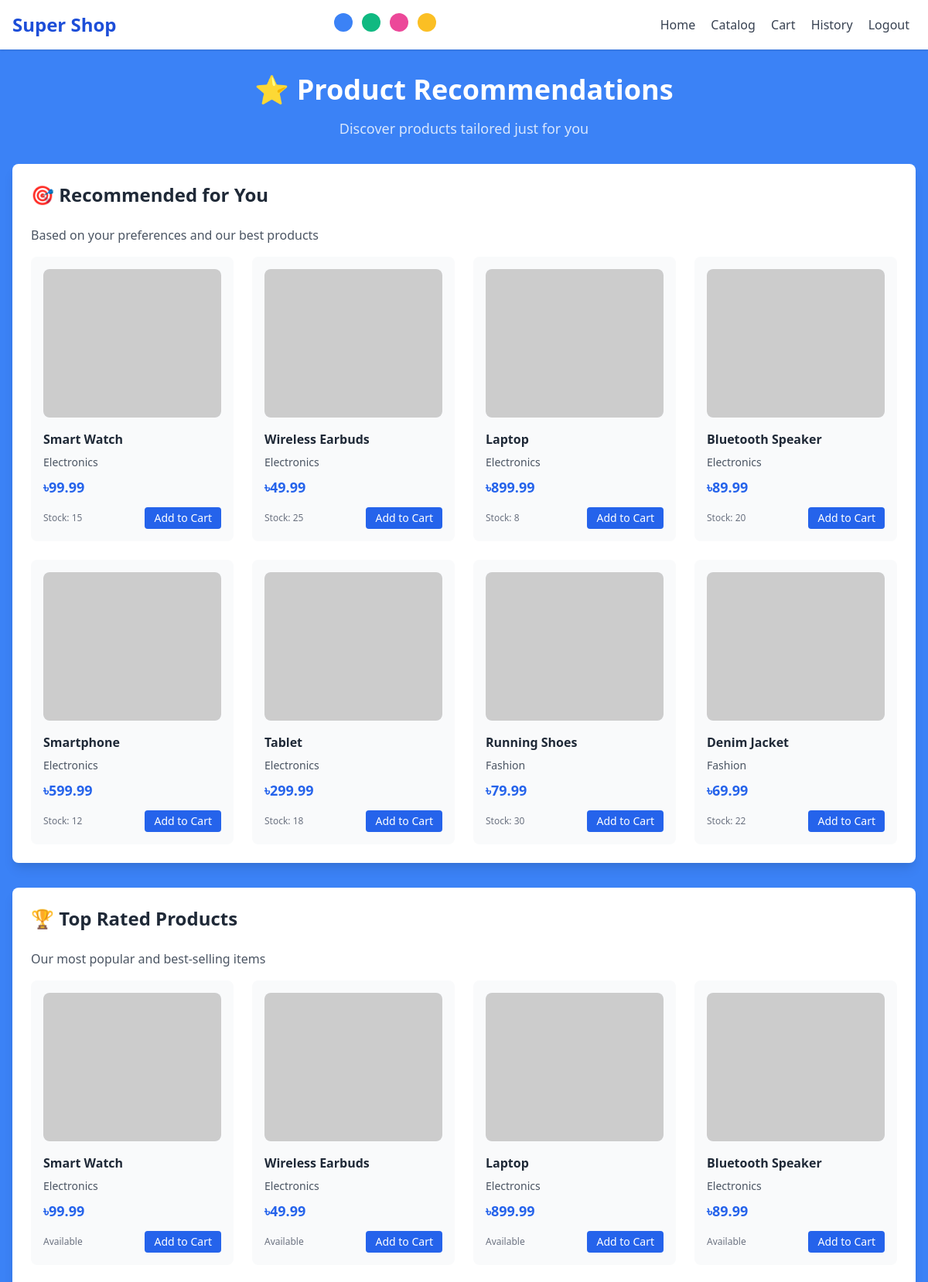
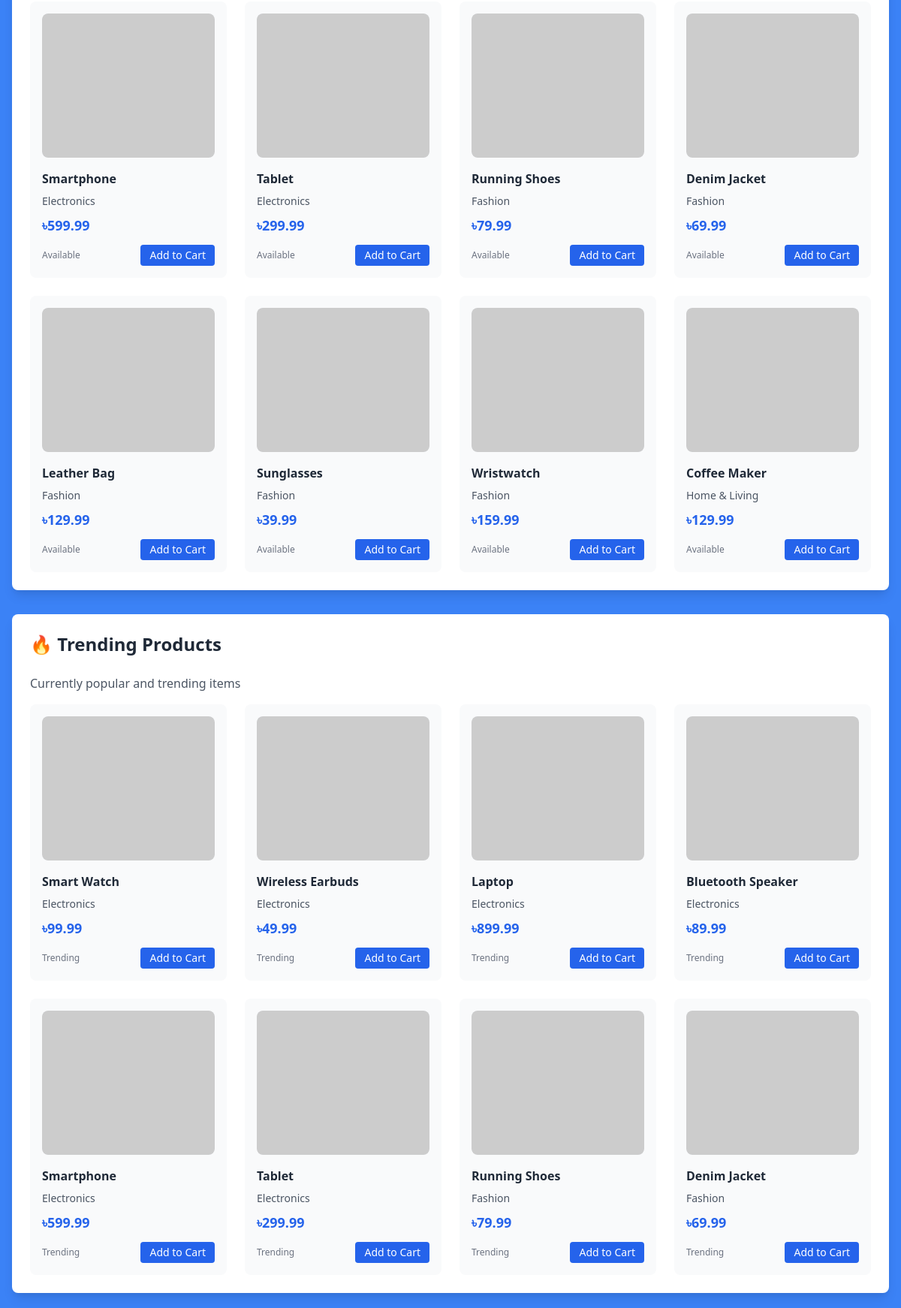
/product-recommendations.php (signed in, upper part), run on the app's committed database (2 pictures, top to bottom).
### tables this page shows
CREATE TABLE products (
    id INT PRIMARY KEY AUTO_INCREMENT,
    name VARCHAR(100) NOT NULL,
    description TEXT,
    price DECIMAL(10,2) NOT NULL,
    stock_quantity INT NOT NULL DEFAULT 0,
    category VARCHAR(50) NOT NULL,
    image_url VARCHAR(255),
    expiry_date DATE,
    created_at TIMESTAMP DEFAULT CURRENT_TIMESTAMP,
    updated_at TIMESTAMP DEFAULT CURRENT_TIMESTAMP ON UPDATE CURRENT_TIMESTAMP,
    is_active BOOLEAN DEFAULT TRUE
);

### product-recommendations.php (the view, shortened to what this page needs)
<?php
function generateProductImageUrl($productName, $category) {
    $name = strtolower($productName);
    $category = strtolower($category);
    if (isset($imageMappings[$category])) {
        $categoryImages = $imageMappings[$category];
        foreach ($categoryImages as $keyword => $url) {
            if ($keyword !== 'default' && strpos($name, $keyword) !== false) {
                return $url;
            }
        }
    }
    return 'https://images.unsplash.com/photo-1498049794561-7780e7231661?w=300&h=300&fit=crop';
}
$recommendations = [];
$popular_products = [];
$trending_products = [];
try {
    $pdo = getDBConnection();
    $stmt = $pdo->prepare("SELECT * FROM products WHERE is_active = 1 ORDER BY created_at DESC LIMIT 20");
    $stmt->execute();
    $all_products = $stmt->fetchAll();
    if (!empty($all_products)) {
        $popular_products = array_slice($all_products, 0, 12);
        $trending_products = array_slice($all_products, 0, 8);
        if (isset($_SESSION['user_id'])) {
            $recommendations = array_slice($all_products, 0, 8);
        }
    }
} catch (PDOException $e) {
    $error_message = 'Database error: ' . $e->getMessage();
} catch (Exception $e) {
    $error_message = 'Error: ' . $e->getMessage();
}
?>
<!DOCTYPE html>
<html lang="en">
<head>
    <link href="https://cdn.jsdelivr.net/npm/tailwindcss@2.2.19/dist/tailwind.min.css" rel="stylesheet">
</head>
<body class="theme-blue min-h-screen">
    <nav class="flex items-center justify-between p-4 bg-white shadow">
        <button onclick="window.location.href='index.html'" class="text-2xl font-bold text-blue-700 hover:text-blue-800 transition-colors cursor-pointer">Super Shop</button>
        <div>
            <button onclick="setTheme('theme-blue')" class="w-6 h-6 bg-blue-500 rounded-full inline-block mx-1" title="Blue Theme"></button>
            <button onclick="setTheme('theme-green')" class="w-6 h-6 bg-green-500 rounded-full inline-block mx-1" title="Green Theme"></button>
            <button onclick="setTheme('theme-pink')" class="w-6 h-6 bg-pink-500 rounded-full inline-block mx-1" title="Pink Theme"></button>
            <button onclick="setTheme('theme-yellow')" class="w-6 h-6 bg-yellow-400 rounded-full inline-block mx-1" title="Yellow Theme"></button>
        </div>
        <div>
            <a href="index.html" class="mx-2 text-gray-700 hover:text-blue-700">Home</a>
            <a href="catalog.html" class="mx-2 text-gray-700 hover:text-blue-700">Catalog</a>
            <a href="cart.html" class="mx-2 text-gray-700 hover:text-blue-700">Cart</a>
            <a href="my-orders.php" class="mx-2 text-gray-700 hover:text-blue-700">History</a>
            <?php if (isset($_SESSION['user_id'])): ?>
                <a href="logout.php" class="mx-2 text-gray-700 hover:text-blue-700">Logout</a>
            <?php else: ?>
                <a href="login.php" class="mx-2 text-gray-700 hover:text-blue-700">Login</a>
            <?php endif; ?>
        </div>
    </nav>
    <div class="max-w-7xl mx-auto py-8 px-4">
        <div class="mb-8 text-center">
            <h1 class="text-4xl font-bold text-white mb-4">⭐ Product Recommendations</h1>
            <p class="text-white text-opacity-80 text-lg">Discover products tailored just for you</p>
        </div>
        <?php if (!empty($recommendations)): ?>
            <div class="bg-white rounded-lg shadow-lg p-6 mb-8">
                <h2 class="text-2xl font-bold text-gray-800 mb-6">🎯 Recommended for You</h2>
                <p class="text-gray-600 mb-4">Based on your preferences and our best products</p>
                <div class="grid grid-cols-1 md:grid-cols-2 lg:grid-cols-4 gap-6">
                    <?php foreach ($recommendations as $product): ?>
                        <div class="bg-gray-50 rounded-lg p-4 product-card">
                            <div class="w-full h-48 bg-gray-200 rounded-lg mb-4 overflow-hidden relative">
                                <?php
                                $imageUrl = generateProductImageUrl($product['name'], $product['category']);
                                ?>
                                <img src="<?php echo htmlspecialchars($imageUrl); ?>"
                                     alt="<?php echo htmlspecialchars($product['name']); ?>"
                                     class="w-full h-full object-cover rounded-lg product-image loading"
                                     onload="this.classList.remove('loading'); this.classList.add('loaded');"
                                     onerror="this.src='https://via.placeholder.com/300/6B7280/FFFFFF?text=<?php echo urlencode($product['name']); ?>'; this.classList.remove('loading'); this.classList.add('loaded');">
                            </div>
                            <h3 class="font-semibold text-gray-800 mb-2"><?php echo htmlspecialchars($product['name']); ?></h3>
                            <p class="text-sm text-gray-600 mb-2"><?php echo htmlspecialchars($product['category']); ?></p>
                            <p class="text-lg font-bold text-blue-600 mb-3">৳<?php echo number_format($product['price'], 2); ?></p>
                            <div class="flex justify-between items-center">
                                <span class="text-xs text-gray-500">Stock: <?php echo $product['stock_quantity']; ?></span>
                                <button onclick="addToCart(<?php echo $product['id']; ?>, '<?php echo htmlspecialchars($product['name']); ?>', <?php echo $product['price']; ?>)"
                                        class="bg-blue-600 text-white px-3 py-1 rounded text-sm hover:bg-blue-700">
                                    Add to Cart
                                </button>
                            </div>
                        </div>
                    <?php endforeach; ?>
                </div>
            </div>
        <?php endif; ?>
        <div class="bg-white rounded-lg shadow-lg p-6 mb-8">
            <h2 class="text-2xl font-bold text-gray-800 mb-6">🏆 Top Rated Products</h2>
            <p class="text-gray-600 mb-4">Our most popular and best-selling items</p>
            <?php if (!empty($popular_products)): ?>
                <div class="grid grid-cols-1 md:grid-cols-2 lg:grid-cols-4 gap-6">
                    <?php foreach ($popular_products as $product): ?>
                        <div class="bg-gray-50 rounded-lg p-4 product-card">
                            <div class="w-full h-48 bg-gray-200 rounded-lg mb-4 overflow-hidden relative">
                                <?php
                                $imageUrl = generateProductImageUrl($product['name'], $product['category']);
                                ?>
                                <img src="<?php echo htmlspecialchars($imageUrl); ?>"
                                     alt="<?php echo htmlspecialchars($product['name']); ?>"
                                     class="w-full h-full object-cover rounded-lg product-image loading"
                                     onload="this.classList.remove('loading'); this.classList.add('loaded');"
                                     onerror="this.src='https://via.placeholder.com/300/6B7280/FFFFFF?text=<?php echo urlencode($product['name']); ?>'; this.classList.remove('loading'); this.classList.add('loaded');">
                            </div>
                            <h3 class="font-semibold text-gray-800 mb-2"><?php echo htmlspecialchars($product['name']); ?></h3>
                            <p class="text-sm text-gray-600 mb-2"><?php echo htmlspecialchars($product['category']); ?></p>
                            <p class="text-lg font-bold text-blue-600 mb-3">৳<?php echo number_format($product['price'], 2); ?></p>
                            <div class="flex justify-between items-center">
                                <span class="text-xs text-gray-500">Available</span>
                                <button onclick="addToCart(<?php echo $product['id']; ?>, '<?php echo htmlspecialchars($product['name']); ?>', <?php echo $product['price']; ?>)"
                                        class="bg-blue-600 text-white px-3 py-1 rounded text-sm hover:bg-blue-700">
                                    Add to Cart
                                </button>
                            </div>
                        </div>
                    <?php endforeach; ?>
                </div>
            <?php else: ?>
                <div class="text-center py-8">
                    <p class="text-gray-500">No products available at the moment.</p>
                </div>
            <?php endif; ?>
        </div>
        <div class="bg-white rounded-lg shadow-lg p-6 mb-8">
            <h2 class="text-2xl font-bold text-gray-800 mb-6">🔥 Trending Products</h2>
            <p class="text-gray-600 mb-4">Currently popular and trending items</p>
            <?php if (!empty($trending_products)): ?>
                <div class="grid grid-cols-1 md:grid-cols-2 lg:grid-cols-4 gap-6">
                    <?php foreach ($trending_products as $product): ?>
                        <div class="bg-gray-50 rounded-lg p-4 product-card">
                            <div class="w-full h-48 bg-gray-200 rounded-lg mb-4 overflow-hidden relative">
                                <?php
                                $imageUrl = generateProductImageUrl($product['name'], $product['category']);
                                ?>
                                <img src="<?php echo htmlspecialchars($imageUrl); ?>"
                                     alt="<?php echo htmlspecialchars($product['name']); ?>"
                                     class="w-full h-full object-cover rounded-lg product-image loading"
                                     onload="this.classList.remove('loading'); this.classList.add('loaded');"
                                     onerror="this.src='https://via.placeholder.com/300/6B7280/FFFFFF?text=<?php echo urlencode($product['name']); ?>'; this.classList.remove('loading'); this.classList.add('loaded');">
                            </div>
                            <h3 class="font-semibold text-gray-800 mb-2"><?php echo htmlspecialchars($product['name']); ?></h3>
                            <p class="text-sm text-gray-600 mb-2"><?php echo htmlspecialchars($product['category']); ?></p>
                            <p class="text-lg font-bold text-blue-600 mb-3">৳<?php echo number_format($product['price'], 2); ?></p>
                            <div class="flex justify-between items-center">
                                <span class="text-xs text-gray-500">Trending</span>
                                <button onclick="addToCart(<?php echo $product['id']; ?>, '<?php echo htmlspecialchars($product['name']); ?>', <?php echo $product['price']; ?>)"
                                        class="bg-blue-600 text-white px-3 py-1 rounded text-sm hover:bg-blue-700">
                                    Add to Cart
                                </button>
                            </div>
                        </div>
                    <?php endforeach; ?>
                </div>
            <?php else: ?>
                <div class="text-center py-8">
                    <p class="text-gray-500">No trending products available at the moment.</p>
                </div>
            <?php endif; ?>
        </div>
    </div>
</body>
</html>

### product-recommendations.php (style rules this page uses)
.theme-blue { background-color: #3b82f6; }
.product-image { transition: opacity 0.3s ease; }
.product-image.loaded { opacity: 1; }
.product-card { transition: all 0.3s ease; }

### data on the page
products: name "Smart Watch", category "Electronics", price "99.99", stock_quantity "15"
products: name "Wireless Earbuds", category "Electronics", price "49.99", stock_quantity "25"
products: name "Laptop", category "Electronics", price "899.99", stock_quantity "8"
products: name "Bluetooth Speaker", category "Electronics", price "89.99", stock_quantity "20"
products: name "Smartphone", category "Electronics", price "599.99", stock_quantity "12"
products: name "Tablet", category "Electronics", price "299.99", stock_quantity "18"
products: name "Running Shoes", category "Fashion", price "79.99", stock_quantity "30"
products: name "Denim Jacket", category "Fashion", price "69.99", stock_quantity "22"
products: name "Leather Bag", category "Fashion", price "129.99"
products: name "Sunglasses", category "Fashion", price "39.99"
products: name "Wristwatch", category "Fashion", price "159.99"
products: name "Coffee Maker", category "Home & Living", price "129.99"
